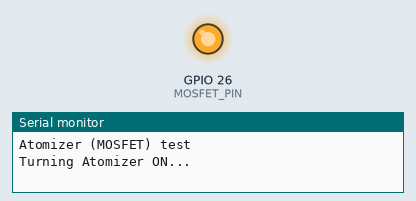
The sketch below on a simulated ESP32. Shown: output pins drawn as LEDs (lit = HIGH), the last lines printed to the serial monitor.

Above: at 1.5 s.
At 4.5 s:
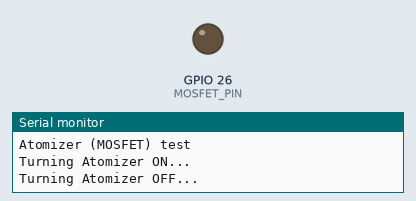
Timing chart, 0 to 7.8 s (numbered marks = the images above):
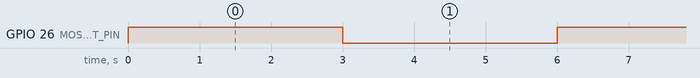

Measured:
- by itself, GPIO 26 (MOSFET_PIN): alternates HIGH for 3.0 s and LOW for 3.0 s

The sketch:

Test_Atomizer.ino
```cpp
#define MOSFET_PIN 26

void setup() {
  Serial.begin(115200);
  Serial.println("Atomizer (MOSFET) test");

  pinMode(MOSFET_PIN, OUTPUT);
  digitalWrite(MOSFET_PIN, LOW); // Start with atomizer OFF
}

void loop() {
  Serial.println("Turning Atomizer ON...");
  digitalWrite(MOSFET_PIN, HIGH);
  delay(3000); // Wait 3 seconds

  Serial.println("Turning Atomizer OFF...");
  digitalWrite(MOSFET_PIN, LOW);
  delay(3000); // Wait 3 seconds
}
```
